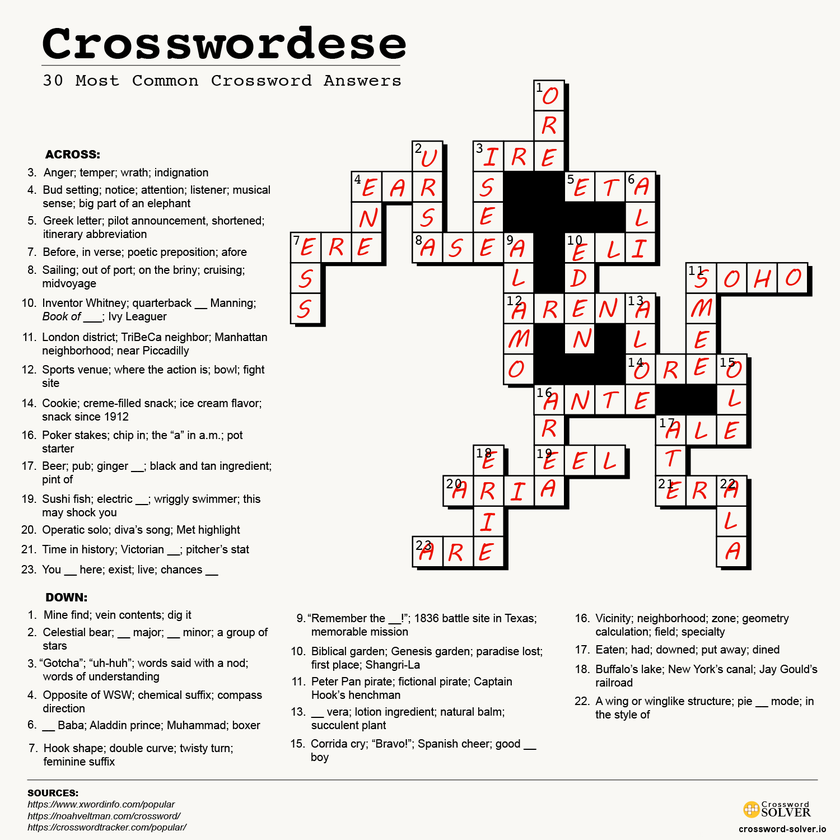
#> input picture test images/crossword.png, 840 x 840 px, shrunk from 1500 x 1500 before the run
$ jupyter execute --allow-errors thresolding.ipynb   (shell and % lines are left out)
#> lines starting #> are read from the running program, lines starting #| are printed output that depends on the picture; after the words box and inside, x2 and y2 are one past the last pixel; in counts of white or black regions, pixels touching at a corner belong together
[cell 1]
import cv2
import matplotlib.pyplot as plt

[cell 2]
img = cv2.imread('test images/rainbow.jpg',0) ## 0 for reading images as grayscale

#> (a cell that did not finish here is left out)

[cell 4]
ret, thresh1 = cv2.threshold(img,127,255,cv2.THRESH_TOZERO)

[cell 5]
ret

#> (a cell that did not finish here is left out)

[cell 7]
img = cv2.imread('test images/crossword.png',0)
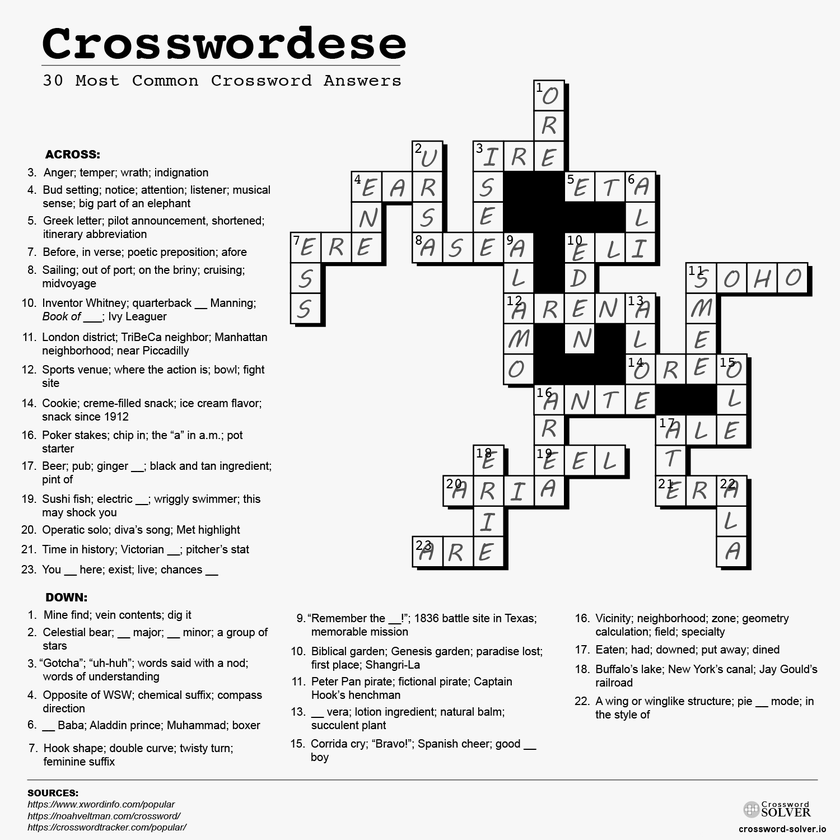
#> img: shape (840, 840); min 0, max 255, mean 224.4

[cell 8]
plt.imshow(img,cmap='gray')

[cell 9]
def show_pic(img):
    fig = plt.figure(figsize=(15,15))
    ax = fig.add_subplot(111)
    ax.imshow(img,cmap='gray')

[cell 10]
show_pic(img)

[cell 11]
ret,th1 = cv2.threshold(img,230,255,cv2.THRESH_TOZERO)
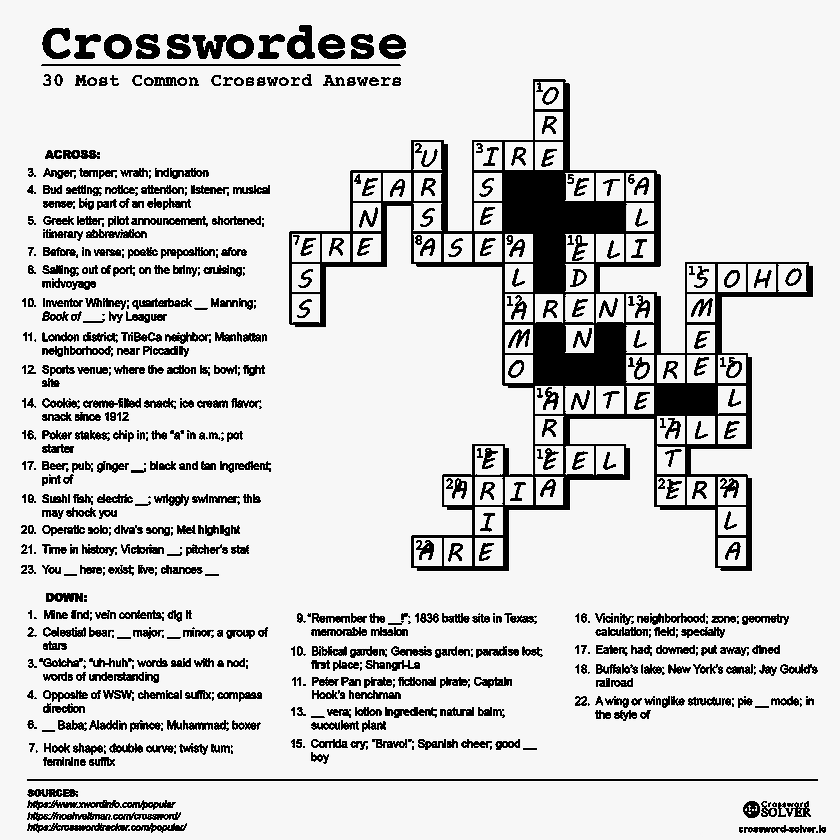
#> th1: shape (840, 840); min 0, max 255, mean 211.5
show_pic(th1)

[cell 12]
th2 = cv2.adaptiveThreshold(img,255,cv2.ADAPTIVE_THRESH_MEAN_C,cv2.THRESH_BINARY,11,8)
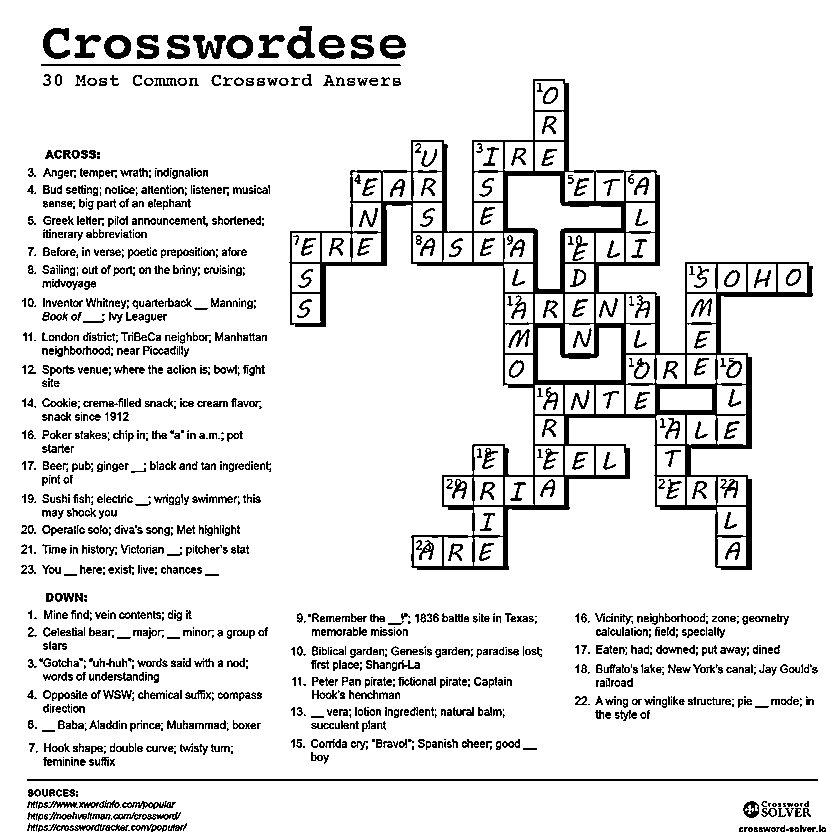
#> th2: shape (840, 840); 89.4% white; 1392 black regions (442 under 20 px), largest, box (x1, y1, x2, y2) and area: (289, 79, 813, 570) 22333, (27, 779, 818, 781) 1582, (41, 64, 401, 66) 719
show_pic(th2)

[cell 13]
blended = cv2.addWeighted(src1=th1,alpha=0.6,src2=th2,beta=0.4,gamma=0)
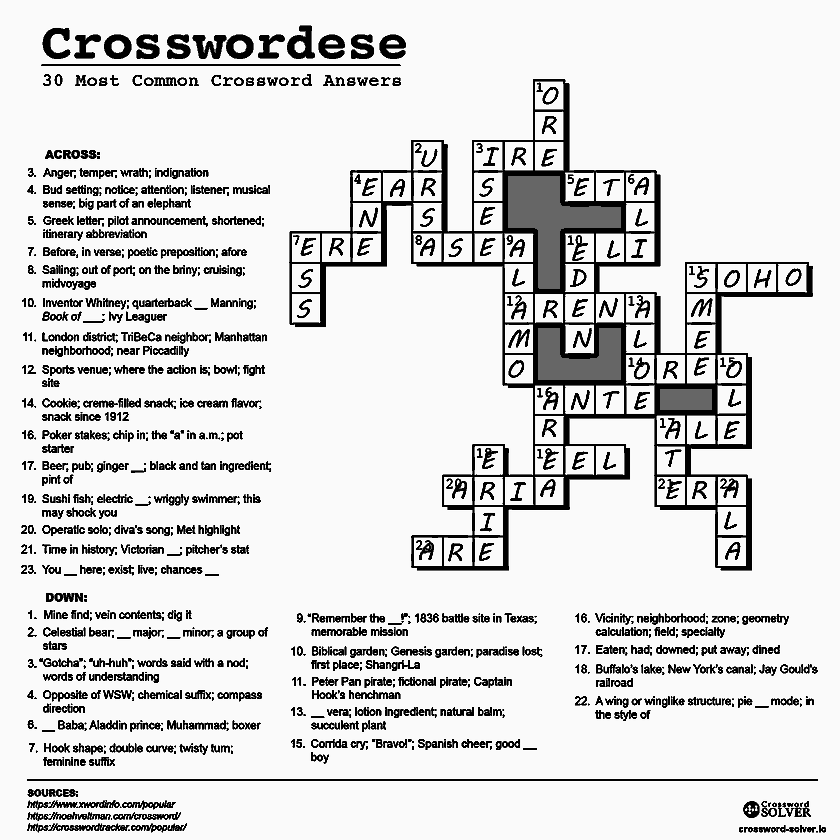
#> blended: shape (840, 840); min 0, max 255, mean 218
show_pic(blended)

$ run again, with test images/input_image.png copied over test images/crossword.png
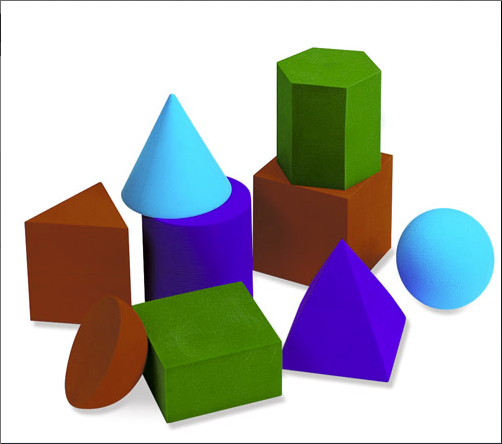
#> input picture test images/input_image.png, 502 x 444 px
#> `th2 = cv2.adaptiveThreshold(img,255,cv2.ADAPTIVE_THRESH_MEAN_C,cv2.THR..`:
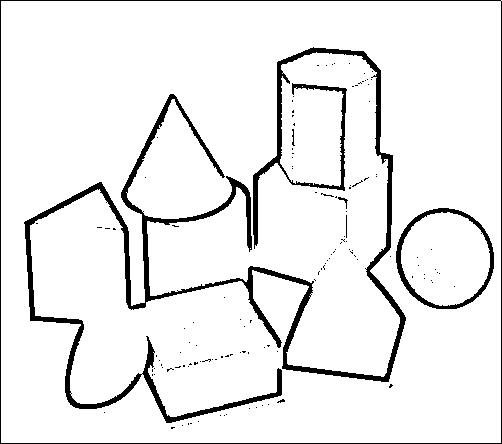
#> th2: shape (444, 502); 92.9% white; 132 black regions (126 under 20 px), largest, box (x1, y1, x2, y2) and area: (24, 47, 406, 423) 12293, (0, 0, 502, 444) 1887, (396, 208, 494, 309) 1305, (338, 197, 348, 209) 32, (292, 129, 295, 146) 25, (346, 215, 347, 238) 23
#> `blended = cv2.addWeighted(src1=th1,alpha=0.6,src2=th2,beta=0.4,gamma=0)`:
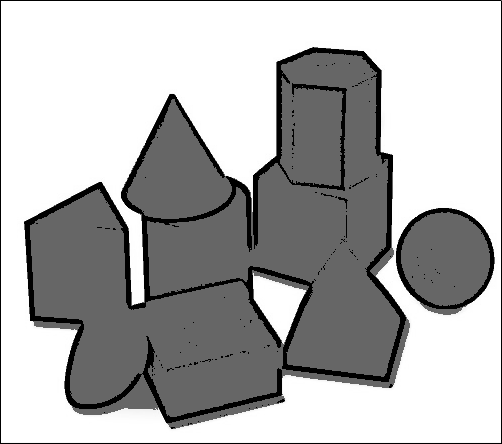
#> blended: shape (444, 502); min 0, max 255, mean 177.3
